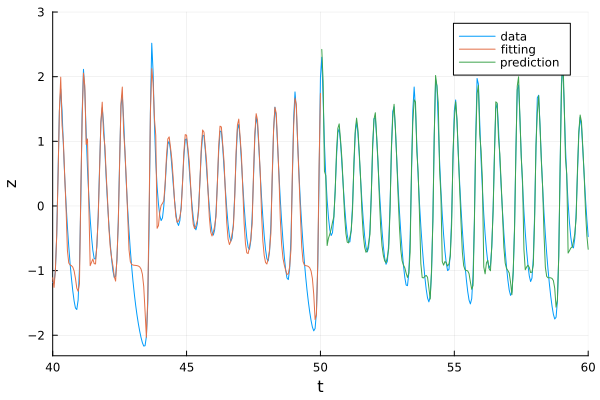

Recreate this plot in Julia.
using Plots
using Statistics

function f(p, u)
    f_1 = p[1] * (u[2] - u[1])
    f_2 = u[1] * (p[2] - u[3]) - u[2]
    f_3 = u[1] * u[2] - p[3] * u[3]
    return [f_1, f_2, f_3]
end

function rk(p, u, dt)
    k_1 = f(p, u) .* dt
    k_2 = f(p, u .+ k_1 ./ 2) .* dt
    k_3 = f(p, u .+ k_2 ./ 2) .* dt
    k_4 = f(p, u .+ k_3) .* dt
    return u .+ (k_1 .+ k_2 .* 2 .+ k_3 .* 2 .+ k_4) ./ 6 
end

function createTrainingData(p, u_0, dt, nt_max)
    t_grid = 0:dt:nt_max*dt
    u_data = zeros(3, nt_max + 1)
    u_data[1,1] = u_0[1]
    u_data[2,1] = u_0[2]
    u_data[3,1] = u_0[3]
    
    for i = 1:nt_max
        u_data[:, i+1] = rk(p, u_data[:, i], dt)
    end

    x_data = zeros(1, Int(nt_max // 2))
    z_data = zeros(1, Int(nt_max // 2))

    for i = 10002:nt_max+1
        x_data[i-10001] = u_data[1, i]
        z_data[i-10001] = u_data[3, i]
    end

    x_normal = (x_data .- mean(x_data)) / std(x_data)
    z_normal = (z_data .- mean(z_data)) / std(z_data)
    
    return x_normal, z_normal
end

function linear_regress(x, y)
    Dimentions = size(x, 1)
    Data_Numbers = size(x, 2)
    A = hcat(ones(Data_Numbers), x')
    w = (A' * A) \ (A' * y')
    return w[1], w[2:Dimentions+1]
end

# データの用意
sigma = 10; beta = 8/3; rho = 28
x_0 = 1.0; y_0 = 0.0; z_0 = 0.0
p = [sigma, rho, beta]
u_0 = [x_0, y_0, z_0]
dt = 0.01; nt_max = 20000
x_normal, z_normal = createTrainingData(p, u_0, dt, nt_max)

D = 5
N = div(length(x_normal), D)
feature = reshape(x_normal, D, N)
target = z_normal[D:D:end]

feature_train = feature[:,1:div(N, 2)]
feature_test = feature[:,div(N, 2)+1:N]

target_train = target[1:div(N, 2)]'
target_test = target[div(N, 2)+1:N]'

# 学習
M = 30
v = randn(M, D)
b = randn(M)

# phiの計算
phi_train = zeros(M, div(N, 2))

for n = 1:div(N, 2)
    for j = 1:M
        phi_train[j, n] = tanh(feature_train[1, n]*v[j, 1] + feature_train[2, n]*v[j, 2] + feature_train[3, n]*v[j, 3] + feature_train[4, n]*v[j, 4] + feature_train[5, n]*v[j, 5] + b[j])
    end
end

w0, w = linear_regress(phi_train, target_train)

z_fit = w' * phi_train .+ w0


# テストデータの加工
phi_test = zeros(M, div(N, 2))

for n = 1:div(N, 2)
    for j = 1:M
        phi_test[j, n] = tanh(feature_test[1, n]*v[j, 1] + feature_test[2, n]*v[j, 2] + feature_test[3, n]*v[j, 3] + feature_test[4, n]*v[j, 4] + feature_test[5, n]*v[j, 5] + b[j])
    end
end

w0, w = linear_regress(phi_test, target_test)

z_pre = w' * phi_test .+ w0

# Plot
t_grid = D*dt:D*dt:length(x_normal)*dt
t_grid_train = D*dt:D*dt:length(x_normal)*dt/2
t_grid_test = length(x_normal)*dt/2+D*dt:D*dt:length(x_normal)*dt

plot(t_grid, target, label="data", xlabel="t", ylabel="z", xlims=(40,60))
plot!(t_grid_train, z_fit', label="fitting")
plot!(t_grid_test, z_pre', label="prediction")
